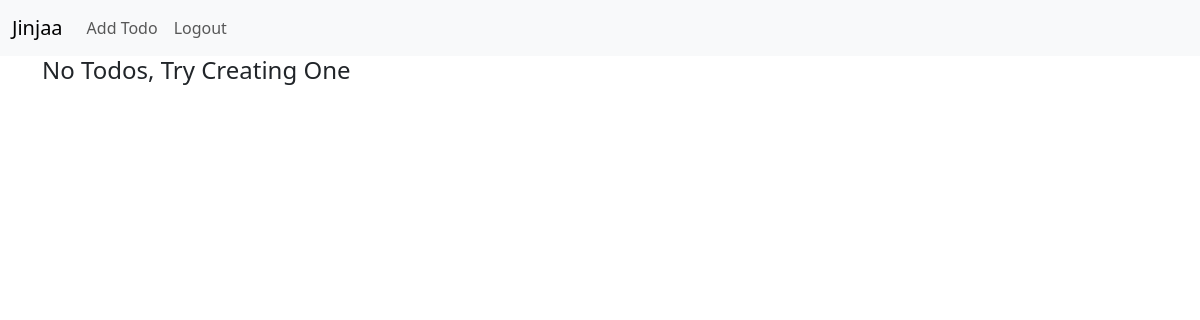
Page /home (signed in) on the earlier database version.
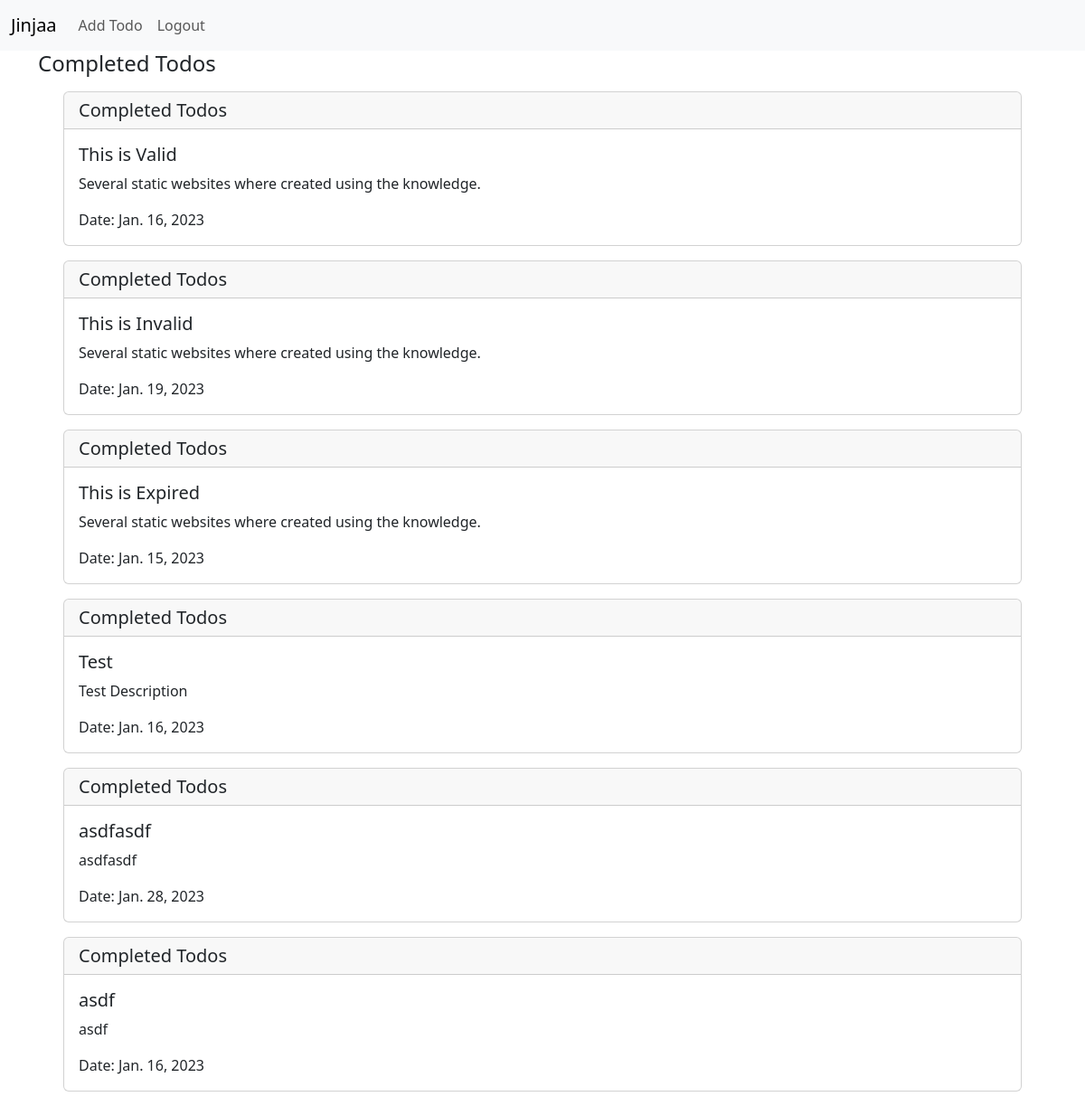
Same page on the later database version.
### todo/models.py (models this page shows)
class Todo(models.Model):
    title = models.CharField(max_length=100)
    description = models.TextField()
    completiondate = models.DateField(validators=[validate_date])
    completed = models.BooleanField(default=False)
    user = models.ForeignKey(User, null=False, on_delete=models.CASCADE)

### todo/views.py (the view)
# urls.py: 2. Add a URL to urlpatterns:  path('', views.home, name='home')
@login_required(login_url='/')
def home(request):
    if request.user.is_authenticated:
        pending = True
        expired = True
        completed = True
        todos = Todo.objects.filter(user=request.user)
        today = datetime.today()
        incomplete_todos = []
        inprogress_todos = []
        completed_todos = []
        for todo in todos:
            if todo.completiondate < today.date() and not todo.completed:
                incomplete_todos.append(todo)
                if expired:
                    expired = False
            elif not todo.completed:
                inprogress_todos.append(todo)
                if pending:
                    pending = False
            elif todo.completed:
                completed_todos.append(todo)
                if completed:
                    completed = False
        render_data = {
            'todos': todos,
            'inprogress_todos': inprogress_todos,
            'incomplete_todos':  incomplete_todos,
            'completed_todos': completed_todos,
            'pending': pending,
            'expired': expired,
            'completed': completed
        }
        return render(request, 'home.html', {'render_data': render_data})
    else:
        return redirect('/')

### templates/home.html (shortened to what this page needs)
{% extends 'base.html' %} {% block content %}
<div class="container">
  {% if not render_data.todos is defined and not render_data.todos|length > 0 %}
  <h4>No Todos, Try Creating One</h4>
  {% endif %}
  {% if not render_data.completed %}
  <h4>Completed Todos</h4>
  {% endif %}
  {% for todo in render_data.completed_todos %}
  <div class="container">
    <div class="card m-3">
      <h5 class="card-header">Completed Todos</h5>
      <div class="card-body">
        <h5 class="card-title">{{todo.title}}</h5>
        <p class="card-text">{{todo.description}}</p>
        <p class="card-text">Date: {{todo.completiondate}}</p>
      </div>
    </div>
  </div>
 {% endfor %}
</div>
{% endblock %}

### templates/base.html (shortened to what this page needs)
<!DOCTYPE html>
<html lang="en">
  <head>
    <link
      href="https://cdn.jsdelivr.net/npm/bootstrap@5.3.0-alpha1/dist/css/bootstrap.min.css"
      rel="stylesheet"
    />
  </head>
  <body>
    <nav class="navbar navbar-expand-lg bg-body-tertiary">
      <div class="container-fluid">
        <a href="/home" class="navbar-brand" href="#">Jinjaa</a>
        <div class="collapse navbar-collapse" id="navbarNav">
          <ul class="navbar-nav">
            {% if request.user.is_authenticated %}
            <li class="nav-item">
              <a href="/create" class="nav-link">Add Todo</a>
            </li>
            <li class="nav-item">
              <a href="/logout" class="nav-link">Logout</a>
            </li>
            {% endif %}
          </ul>
        </div>
      </div>
    </nav>
    {% block content %} {% endblock %}
  </body>
</html>

Differences in the rows shown:
added Todo: title "This is Valid", description "Several static websites where created using the knowledge.", completiondate "Jan. 16, 2023"
added Todo: title "This is Invalid", description "Several static websites where created using the knowledge.", completiondate "Jan. 19, 2023"
added Todo: title "This is Expired", description "Several static websites where created using the knowledge.", completiondate "Jan. 15, 2023"
added Todo: title "Test", description "Test Description", completiondate "Jan. 16, 2023"
added Todo: title "asdfasdf", description "asdfasdf", completiondate "Jan. 28, 2023"
added Todo: title "asdf", description "asdf", completiondate "Jan. 16, 2023"
Other differences:
text no longer shown: "No Todos, Try Creating One"
text now shown: "Completed Todos"
